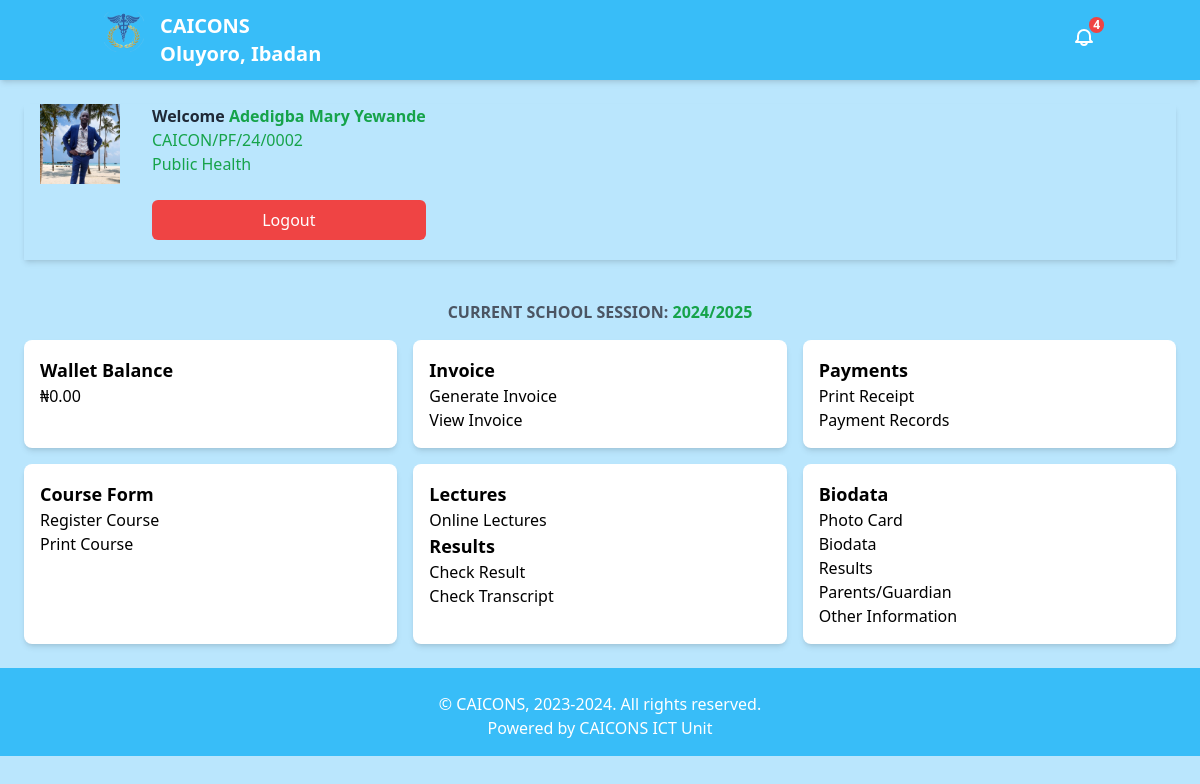
/portal/students/dashboard.php (signed in), run on an earlier commit of the app's database.
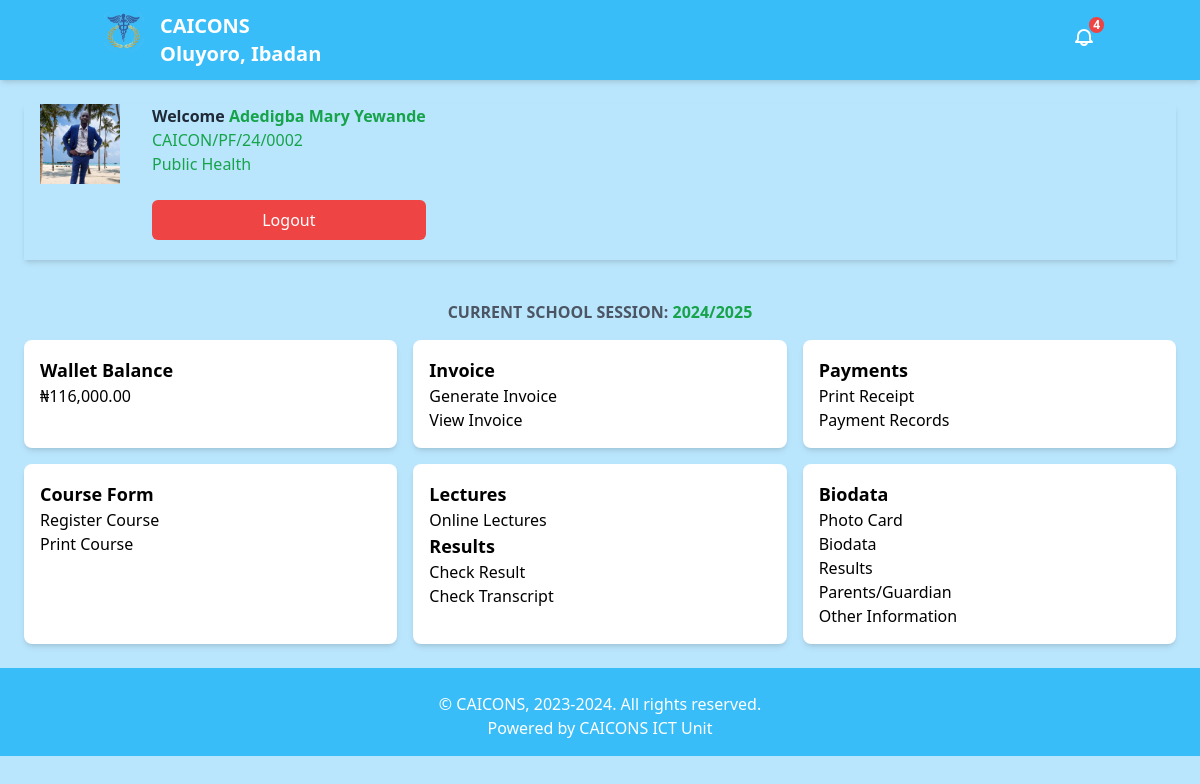
And on a later commit of the database.
### tables this page shows
CREATE TABLE `applicants` (
  `applicant_id` int(11) NOT NULL,
  `a_status` varchar(15) NOT NULL,
  `reg_num` varchar(50) NOT NULL,
  `pwd` varchar(255) NOT NULL,
  `p_decr` varchar(255) NOT NULL,
  `w_amt` varchar(20) NOT NULL,
  `surname` varchar(50) DEFAULT NULL,
  `first_name` varchar(50) DEFAULT NULL,
  `middle_name` varchar(50) DEFAULT NULL,
  `email` varchar(100) DEFAULT NULL,
  `phone_number` varchar(15) DEFAULT NULL,
  `nationality` varchar(50) DEFAULT NULL,
  `sch_session` varchar(10) DEFAULT NULL,
  `invoice_number` varchar(50) NOT NULL,
  `course_id` int(10) NOT NULL,
  `p_status` varchar(20) NOT NULL,
  `a_date` timestamp NOT NULL DEFAULT current_timestamp() ON UPDATE current_timestamp(),
  `dob` varchar(20) NOT NULL,
  `sex` varchar(6) NOT NULL,
  `marital_status` varchar(10) NOT NULL,
  `hometown` varchar(100) NOT NULL,
  `a_address` text NOT NULL,
  `state_of_origin` varchar(100) NOT NULL,
  `lga` varchar(50) NOT NULL,
  `contact_address` text NOT NULL
);

### portal/students/dashboard.php (the view, shortened to what the changed rows need)
<?php
include('../conx.php');
$username = $_SESSION['username'];
$sql = "SELECT * FROM applicants WHERE reg_num = '$username'";
$result = $conn->query($sql);
if ($result->num_rows > 0) {
    $data = $result->fetch_assoc();
}
?>
<!DOCTYPE html>
<html lang="en">
<head>
    <link href="https://cdn.jsdelivr.net/npm/tailwindcss@2.2.19/dist/tailwind.min.css" rel="stylesheet">
    <script src="https://cdn.tailwindcss.com"></script>
    <script src="https://cdn.jsdelivr.net/npm/tailwindcss-jit-cdn@tailwindcss/latest/dist/tailwind.min.js"></script>
    <link rel="stylesheet" href="https://cdnjs.cloudflare.com/ajax/libs/font-awesome/6.6.0/css/all.min.css" />
</head>
<body class="bg-sky-200">
    <?php
        include('header.php');
    ?>
    <div class="flex">
        <div class="flex-1">
            <div class="p-6 space-y-4">
                <div class="flex flex-row shadow-md mb-10">
                    <div class="flex-item ml-4 mb-5">
                        <h2 class="text-1xl font-semibold text-gray-800">Welcome <a href="#" class="text-green-600"><?= $data['surname'] ?> <?= $data['first_name'] ?> <?= $data['middle_name'] ?></a></h2>
                    </div>
                </div>
                <div class="grid grid-cols-1 md:grid-cols-3 gap-4">
                    <div class="bg-white p-4 shadow-md rounded-lg">
                        <h3 class="text-lg font-semibold">Wallet Balance</h3>
                        <p>&#8358;<?php echo number_format($data['w_amt'],2); ?></p>
                    </div>
                </div>
            </div>
        </div>
    </div>
</body>
</html>

What changed in the data, as far as the page shows it:
changed applicants "Adedigba": w_amt "0.00" → "116,000.00"
